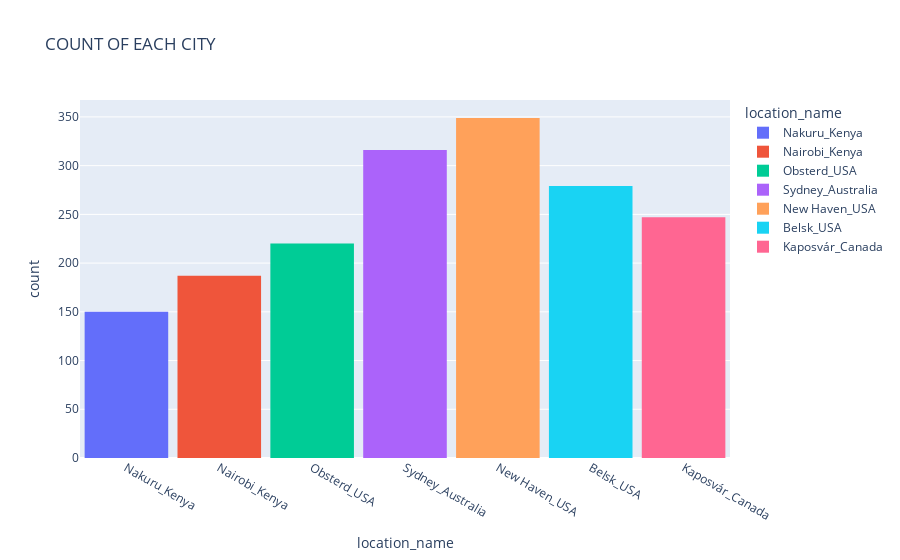

Notebook cell for this chart:
### Markdown cell above
This is aimed at underdstanding which parameters are available in each city for comparison analysis

### Code cell
# Visualizing how many times each city is appearing in the dataset

fig = px.histogram(cities1, x='location_name',color='location_name', 
                   title='COUNT OF EACH CITY')
fig.update_layout(bargap=0.1)

### Figure 1 — Plotly figure (JSON) as saved in the notebook; plotly's stock layout.template omitted (floating-point values rounded to 4 significant figures; data arrays with more than 128 entries replaced by an {"elided": "..."} marker saying what was removed)
{"data": [{"alignmentgroup": "True", "bingroup": "x", "hovertemplate": "location_name=%{x}<br>count=%{y}<extra></extra>", "legendgroup": "Nakuru_Kenya", "marker": {"color": "#636efa", "pattern": {"shape": ""}}, "name": "Nakuru_Kenya", "offsetgroup": "Nakuru_Kenya", "orientation": "v", "showlegend": true, "type": "histogram", "x": {"elided": "150 str values"}, "xaxis": "x", "yaxis": "y"}, {"alignmentgroup": "True", "bingroup": "x", "hovertemplate": "location_name=%{x}<br>count=%{y}<extra></extra>", "legendgroup": "Nairobi_Kenya", "marker": {"color": "#EF553B", "pattern": {"shape": ""}}, "name": "Nairobi_Kenya", "offsetgroup": "Nairobi_Kenya", "orientation": "v", "showlegend": true, "type": "histogram", "x": {"elided": "187 str values"}, "xaxis": "x", "yaxis": "y"}, {"alignmentgroup": "True", "bingroup": "x", "hovertemplate": "location_name=%{x}<br>count=%{y}<extra></extra>", "legendgroup": "Obsterd_USA", "marker": {"color": "#00cc96", "pattern": {"shape": ""}}, "name": "Obsterd_USA", "offsetgroup": "Obsterd_USA", "orientation": "v", "showlegend": true, "type": "histogram", "x": {"elided": "220 str values"}, "xaxis": "x", "yaxis": "y"}, {"alignmentgroup": "True", "bingroup": "x", "hovertemplate": "location_name=%{x}<br>count=%{y}<extra></extra>", "legendgroup": "Sydney_Australia", "marker": {"color": "#ab63fa", "pattern": {"shape": ""}}, "name": "Sydney_Australia", "offsetgroup": "Sydney_Australia", "orientation": "v", "showlegend": true, "type": "histogram", "x": {"elided": "316 str values"}, "xaxis": "x", "yaxis": "y"}, {"alignmentgroup": "True", "bingroup": "x", "hovertemplate": "location_name=%{x}<br>count=%{y}<extra></extra>", "legendgroup": "New Haven_USA", "marker": {"color": "#FFA15A", "pattern": {"shape": ""}}, "name": "New Haven_USA", "offsetgroup": "New Haven_USA", "orientation": "v", "showlegend": true, "type": "histogram", "x": {"elided": "349 str values"}, "xaxis": "x", "yaxis": "y"}, {"alignmentgroup": "True", "bingroup": "x", "hovertemplate": "location_name=%{x}<br>count=%{y}<extra></extra>", "legendgroup": "Belsk_USA", "marker": {"color": "#19d3f3", "pattern": {"shape": ""}}, "name": "Belsk_USA", "offsetgroup": "Belsk_USA", "orientation": "v", "showlegend": true, "type": "histogram", "x": {"elided": "279 str values"}, "xaxis": "x", "yaxis": "y"}, {"alignmentgroup": "True", "bingroup": "x", "hovertemplate": "location_name=%{x}<br>count=%{y}<extra></extra>", "legendgroup": "Kaposvár_Canada", "marker": {"color": "#FF6692", "pattern": {"shape": ""}}, "name": "Kaposvár_Canada", "offsetgroup": "Kaposvár_Canada", "orientation": "v", "showlegend": true, "type": "histogram", "x": {"elided": "247 str values"}, "xaxis": "x", "yaxis": "y"}], "layout": {"bargap": 0.1, "barmode": "relative", "legend": {"title": {"text": "location_name"}, "tracegroupgap": 0}, "title": {"text": "COUNT OF EACH CITY"}, "xaxis": {"anchor": "y", "categoryarray": ["Nakuru_Kenya", "Nairobi_Kenya", "Obsterd_USA", "Sydney_Australia", "New Haven_USA", "Belsk_USA", "Kaposvár_Canada"], "categoryorder": "array", "domain": [0, 1], "title": {"text": "location_name"}}, "yaxis": {"anchor": "x", "domain": [0, 1], "title": {"text": "count"}}}}
